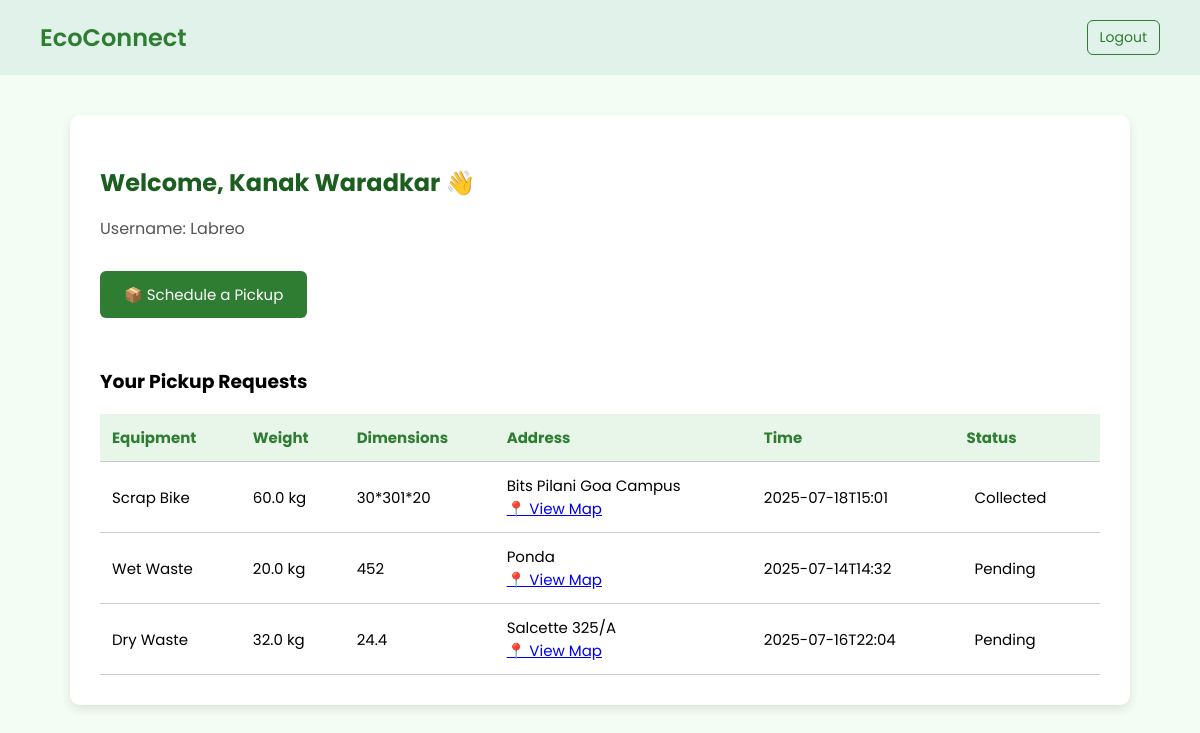
Page /home (signed in) on the committed database.
### tables this page shows
CREATE TABLE users (
    id INTEGER PRIMARY KEY AUTOINCREMENT,
    fullname TEXT NOT NULL,
    address TEXT NOT NULL,
    age INTEGER NOT NULL,
    sex TEXT NOT NULL,
    username TEXT NOT NULL UNIQUE,
    password TEXT NOT NULL
);

CREATE TABLE pickups (
    id INTEGER PRIMARY KEY AUTOINCREMENT,
    user_id INTEGER NOT NULL,
    equipment TEXT NOT NULL,
    weight REAL NOT NULL,
    dimensions TEXT NOT NULL,
    address TEXT NOT NULL,
    pickup_time TEXT NOT NULL,
    status TEXT DEFAULT 'pending',
    timestamp DATETIME DEFAULT CURRENT_TIMESTAMP,
    FOREIGN KEY (user_id) REFERENCES users(id)
);

### app.py (the view)
@app.route('/home')
def home():
    if 'username' not in session:
        return redirect('/login')
    conn = sqlite3.connect('pickups.db')
    conn.row_factory = sqlite3.Row  # enables pickup.equipment-style access
    cursor = conn.cursor()
    cursor.execute("SELECT id, fullname, username FROM users WHERE username = ?", (session['username'],))
    user = cursor.fetchone()
    if not user:
        conn.close()
        return redirect('/login')
    user_id = user['id']
    fullname = user['fullname']
    email = user['username']
    cursor.execute('''
        SELECT equipment, weight, dimensions, address, pickup_time, status
        FROM pickups
        WHERE user_id = ?
        ORDER BY timestamp DESC
    ''', (user_id,))
    pickups = cursor.fetchall()
    conn.close()
    return render_template('home.html', name=fullname, email=email, pickups=pickups)

### templates/home.html (shortened to what this page needs)
<!DOCTYPE html>
<html lang="en">
<head>
</head>
<body>
  <header>
    <div class="logo">EcoConnect</div>
    <div class="top-right">
      <a href="{{ url_for('logout') }}" class="logout-btn">Logout</a>
    </div>
  </header>
  <div class="container">
    <h2>Welcome, {{ name }} 👋</h2>
    <p class="welcome">Username: {{ email }}</p>
    <a href="{{ url_for('request_pickup') }}" class="btn">📦 Schedule a Pickup</a>
    <h3>Your Pickup Requests</h3>
    {% if pickups %}
    <table>
      <thead>
        <tr>
          <th>Equipment</th>
          <th>Weight</th>
          <th>Dimensions</th>
          <th>Address</th>
          <th>Time</th>
          <th>Status</th>
        </tr>
      </thead>
      <tbody>
        {% for pickup in pickups %}
        <tr>
          <td>{{ pickup.equipment }}</td>
          <td>{{ pickup.weight }} kg</td>
          <td>{{ pickup.dimensions }}</td>
          <td>
            {{ pickup.address }}<br>
            <a href="https://www.google.com/maps/search/?api=1&query={{ pickup.address | urlencode }}" target="_blank">📍 View Map</a>
          </td>
          <td>{{ pickup.pickup_time }}</td>
          <td>
<span style="padding: 4px 8px;border-radius: 4px;">
  {{ pickup.status.capitalize() }}
</span>
          </td>
        </tr>
        {% endfor %}
      </tbody>
    </table>
    {% else %}
      <p class="no-data">You have no pickup requests yet.</p>
    {% endif %}
  </div>
</body>
</html>

### templates/home.html (style rules this page uses)
body { font-family: 'Poppins', sans-serif; margin: 0; padding: 0; background-color: #f4fdf4; }
header { display: flex; justify-content: space-between; align-items: center; background-color: #e0f2e9; padding: 20px 40px; }
.logo { font-size: 24px; font-weight: 600; color: #2e7d32; }
.top-right { display: flex; align-items: center; gap: 20px; }
.logout-btn { font-size: 14px; text-decoration: none; color: #2e7d32; border: 1px solid #2e7d32; padding: 6px 12px; border-radius: 6px; transition: background-color 0.3s, color 0.3s; }
.container { max-width: 1000px; margin: 40px auto; background: #ffffff; padding: 30px; border-radius: 10px; box-shadow: 0 4px 10px rgba(0, 0, 0, 0.1); }
.container h2 { color: #1b5e20; margin-bottom: 10px; }
.welcome { font-size: 16px; color: #555; margin-bottom: 30px; }
.btn { display: inline-block; margin-bottom: 30px; padding: 12px 24px; background-color: #2e7d32; color: white; text-decoration: none; border-radius: 6px; font-size: 15px; }
table { width: 100%; border-collapse: collapse; font-size: 15px; }
th, td { padding: 12px; border-bottom: 1px solid #ccc; text-align: left; }
th { background-color: #e8f5e9; color: #2e7d32; }

### rows in the picture
users: fullname "Kanak Waradkar", username "Labreo"
pickups: equipment "Scrap Bike", weight "60.0", dimensions "30*301*20", address "Bits Pilani Goa Campus", pickup_time "2025-07-18T15:01", status "Collected"
pickups: equipment "Wet Waste", weight "20.0", dimensions "452", address "Ponda", pickup_time "2025-07-14T14:32", status "Pending"
pickups: equipment "Dry Waste", weight "32.0", dimensions "24.4", address "Salcette 325/A", pickup_time "2025-07-16T22:04", status "Pending"
